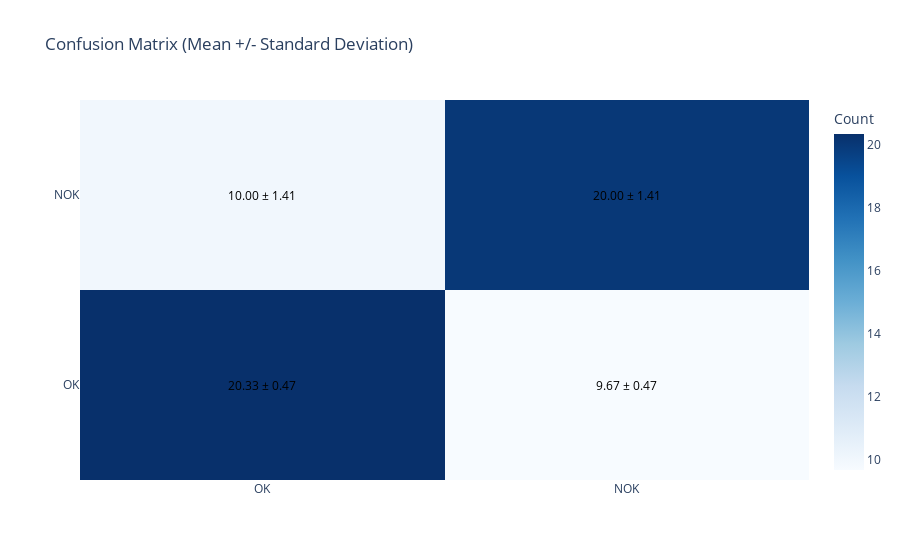

Notebook source saved alongside this figure:
### Code cell
conf_plot

### Figure 1 — Plotly figure (JSON) as saved in the notebook; plotly's stock layout.template omitted (floating-point values rounded to 4 significant figures)
{"data": [{"colorbar": {"title": {"text": "Count"}}, "colorscale": [[0, "rgb(247,251,255)"], [0.125, "rgb(222,235,247)"], [0.25, "rgb(198,219,239)"], [0.375, "rgb(158,202,225)"], [0.5, "rgb(107,174,214)"], [0.625, "rgb(66,146,198)"], [0.75, "rgb(33,113,181)"], [0.875, "rgb(8,81,156)"], [1, "rgb(8,48,107)"]], "hoverongaps": false, "type": "heatmap", "z": [[20.33, 9.667], [10, 20]], "zmax": 20.33, "zmin": 9.667}], "layout": {"annotations": [{"font": {"color": "black"}, "showarrow": false, "text": "20.33 ± 0.47", "x": 0, "y": 0}, {"font": {"color": "black"}, "showarrow": false, "text": "9.67 ± 0.47", "x": 1, "y": 0}, {"font": {"color": "black"}, "showarrow": false, "text": "10.00 ± 1.41", "x": 0, "y": 1}, {"font": {"color": "black"}, "showarrow": false, "text": "20.00 ± 1.41", "x": 1, "y": 1}], "title": {"text": "Confusion Matrix (Mean +/- Standard Deviation)"}, "xaxis": {"ticktext": ["OK", "NOK"], "tickvals": [0, 1]}, "yaxis": {"ticktext": ["OK", "NOK"], "tickvals": [0, 1]}}}
